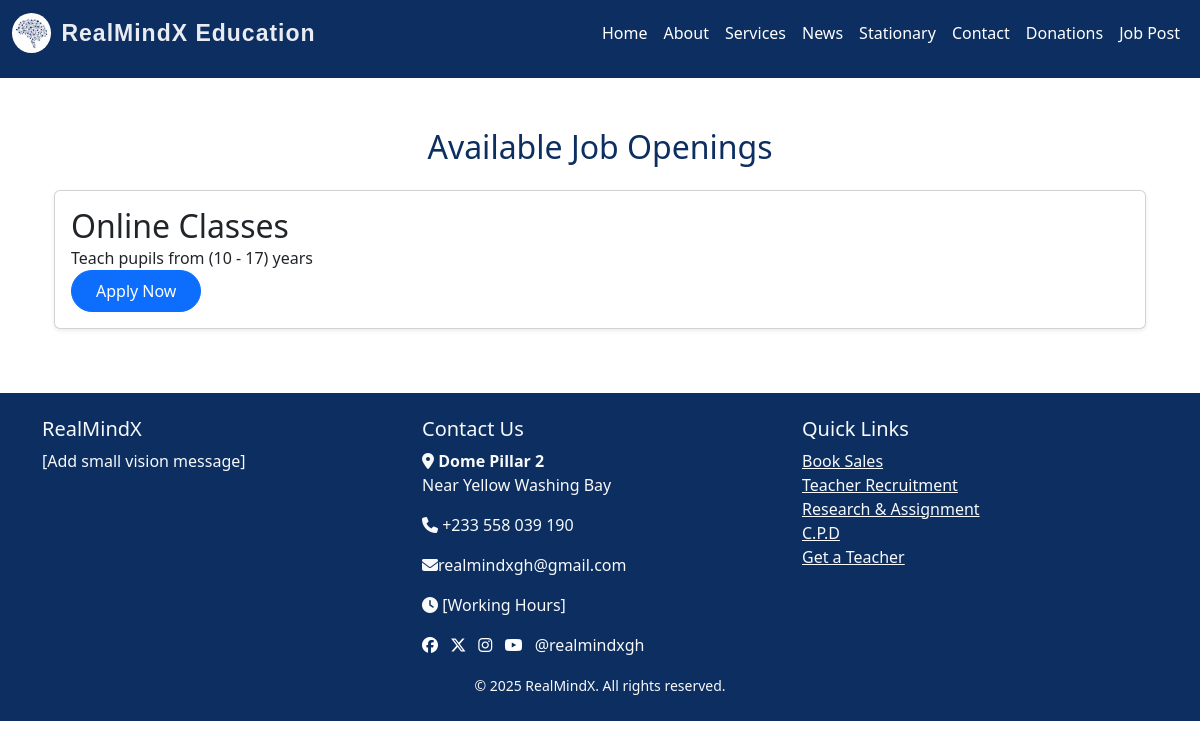
Before: /job with the older database file.
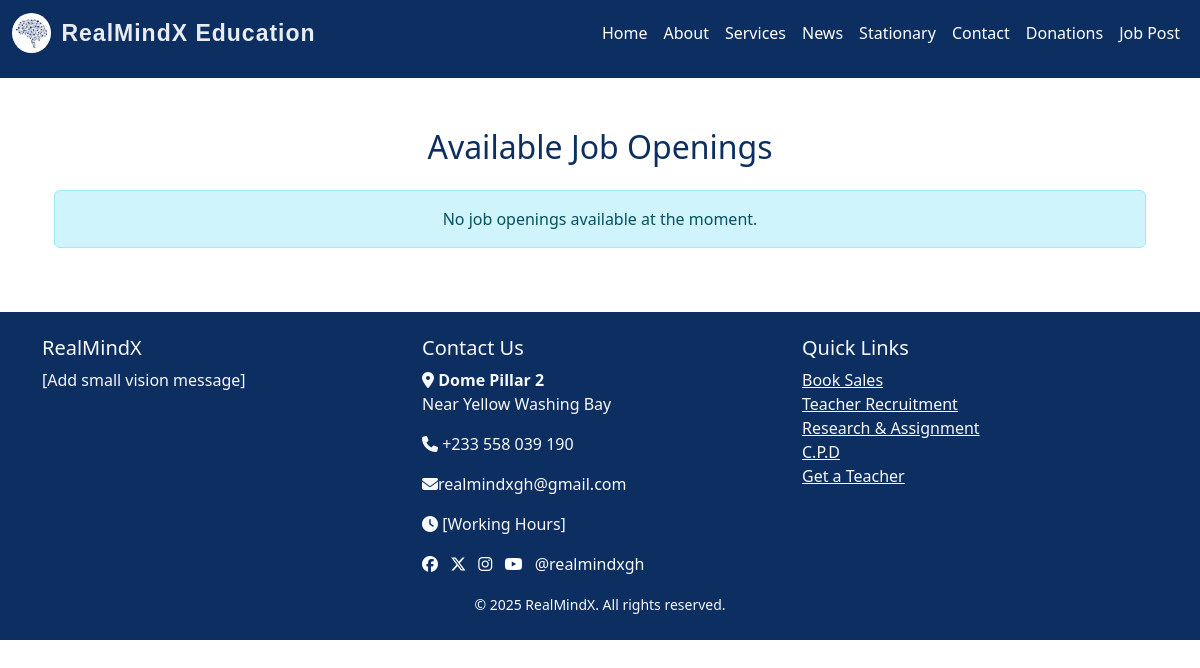
After: the same page with the newer database file.
### models.py (models this page shows)
class JobPost(db.Model):
    id = db.Column(db.Integer, primary_key=True)
    title = db.Column(db.String(150), nullable=False)
    description = db.Column(db.Text, nullable=False)
    job_type = db.Column(db.String(50))
    requirements = db.Column(db.Text, nullable=False)
    date_posted = db.Column(db.DateTime, default=datetime.utcnow)
    admin_id = db.Column(db.Integer, db.ForeignKey('admin.id'), nullable=False)
    applications = db.relationship('Application', backref='job', cascade='all, delete-orphan', lazy=True)

### routes.py (the view)
@app.route("/job")
def job():
    jobs = JobPost.query.order_by(JobPost.id.desc()).all()  # fetch all jobs
    return render_template("jobs.html", title="Job", jobs=jobs)

### templates/jobs.html
{% extends 'index.html' %}
{% block content %}
<div class="container mt-4">
    <h2 class="text-center mb-4">Available Job Openings</h2>
    {% for job in jobs %}
    <div class="card mb-3 shadow-sm">
        <div class="card-body">
            <h2 class="card-title">{{ job.title }}</h2>
            <p class="card-title">{{ job.description[:100] }}</p>
            <form action="{{ url_for('apply_homepage', job_id=job.id) }}" method="post">
                <button type="submit" class="btn btn-primary rounded-pill px-4 py-2">
                    Apply Now
                </button>
            </form>
        </div>
    </div>
    {% else %}
    <div class="alert alert-info text-center" role="alert">
        No job openings available at the moment.
    </div>
    {% endfor %}
</div>
{% endblock %}

Changed rows visible on the page:
removed JobPost: title "Online Classes", description "Teach pupils from (10 - 17) years"
Other visible differences:
text now shown: "No job openings available at the moment."
